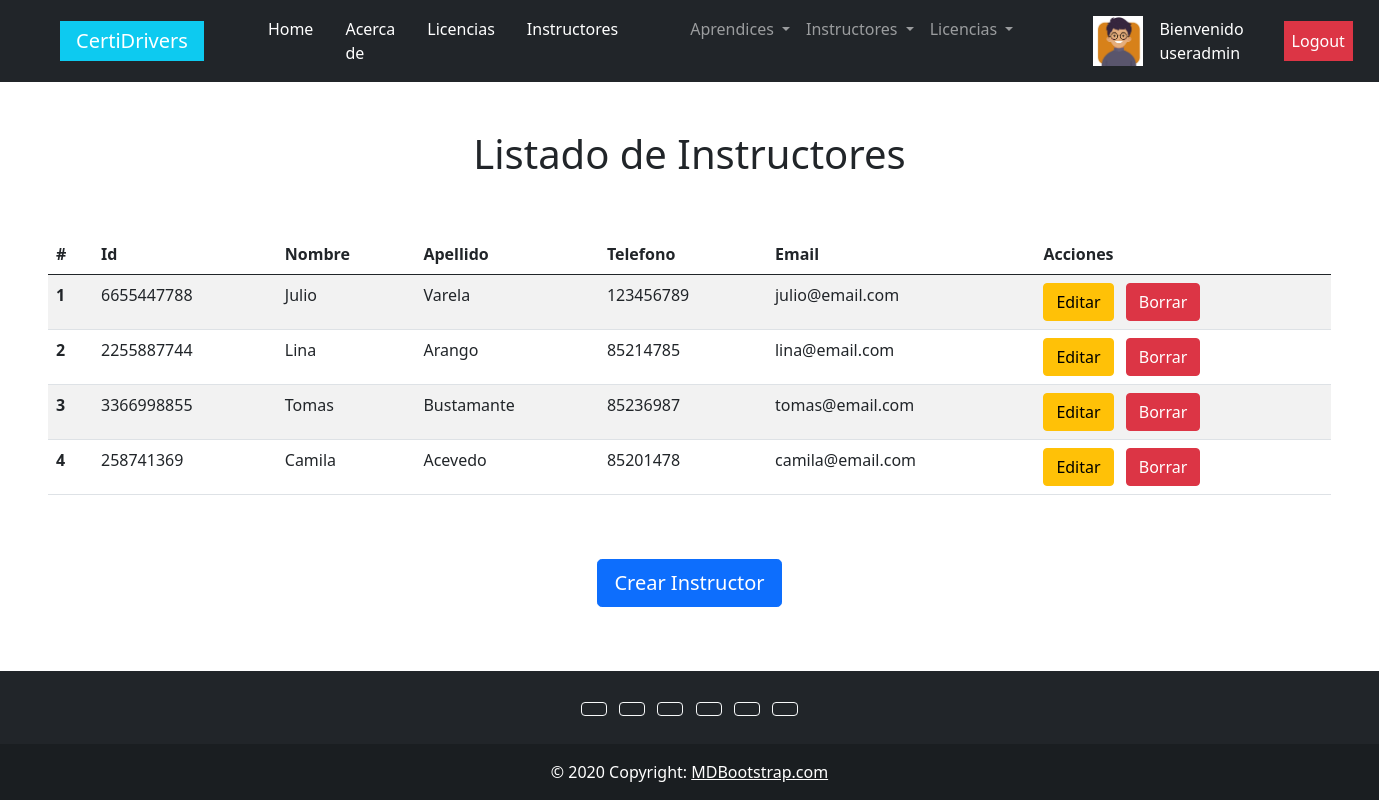
The app's page /instructores/list_instructores/ (signed in) with its own data.
### users/models.py (models this page shows)
class UserProfile(models.Model):
    user = models.OneToOneField(User, on_delete=models.CASCADE, related_name='profile')
    phone = models.CharField(max_length=25, null=True, blank=True)
    birth_date = models.DateField(null=True, blank=True)
    profile_picture = models.ImageField(upload_to='profile_images', null=True, blank=True)

### instructores/models.py (models this page shows, shortened)
class Instructor(models.Model):
    identificacion = models.CharField(max_length=10, unique=True, default=None)
    nombre = models.CharField(max_length=50)
    apellido = models.CharField(max_length=50)
    email = models.EmailField(max_length=100)
    telefono = models.CharField(max_length=10)
    profile_picture = models.ImageField(upload_to='instructores', null=True, blank=True)
    is_active = models.BooleanField(default=True)
    class Meta:
        verbose_name ='Instructor'
        verbose_name_plural = "Instructores"

### instructores/views.py (the view)
# urls.py: path('list_instructores/', InstructorListView.as_view(), name='list_instructores'),
class InstructorListView(LoginRequiredMixin, UserPassesTestMixin, ListView):
    model = Instructor
    template_name = 'instructores/list_instructores.html'
    def test_func(self):
        return self.request.user.is_superuser

### templates/instructores/list_instructores.html (shortened to what this page needs)
{% extends "base.html" %}
{% block contenido %}
    <div class="mt-5 mx-5 d-flex flex-column align-items-center">
        <h1>Listado de Instructores</h1>
        <table class="table table-striped table-hover mt-5">
            <thead>
              <tr>
                <th scope="col">#</th>
                <th scope="col">Id</th>
                <th scope="col">Nombre</th>
                <th scope="col">Apellido</th>
                <th scope="col">Telefono</th>
                <th scope="col">Email</th>
                <th scope="col">Acciones</th>
              </tr>
            </thead>
            <tbody>
                {% for instructor in object_list %}
                    <tr>
                        <th scope="row">{{instructor.id}}</th>
                        <td>{{instructor.identificacion}}</td>
                        <td>{{instructor.nombre}}</td>
                        <td>{{instructor.apellido}}</td>
                        <td>{{instructor.telefono}}</td>
                        <td>{{instructor.email}}</td>
                        <td>
                            <div>
                                <a href="/instructores/update_instructores/{{instructor.id}}/" class="btn btn-warning me-2">Editar</a>
                                <a href="/instructores/delete_instructores/{{instructor.id}}/" class="btn btn-danger">Borrar</a>
                            </div>
                        </td>
                    </tr>
                {% endfor %}
            </tbody>
        </table>
        <a href="/instructores/create_instructores/" class="btn btn-primary btn-lg mt-5">Crear Instructor</a>
    </div>
{% endblock %}

### templates/base.html (shortened to what this page needs)
<!DOCTYPE html>
<html lang="en">
<head>
  <link href="https://cdn.jsdelivr.net/npm/bootstrap@5.0.2/dist/css/bootstrap.min.css" rel="stylesheet">
</head>
<body>
  <header>
    <nav class="navbar navbar-expand-lg navbar-dark bg-dark sticky-top">
      <div class="container-fluid">
        <a class="navbar-brand bg-info mx-5 px-3" href="/">CertiDrivers</a>
        <div class="collapse navbar-collapse" id="navbarNav">
          <ul class="navbar-nav">
            <li class="nav-item mx-2">
              <a class="nav-link active" aria-current="page" href="/">Home</a>
            </li>
            <li class="nav-item mx-2">
              <a class="nav-link active" aria-current="page" href="/about/">Acerca de</a>
            </li>
            {% if request.user.is_authenticated %}
              <li class="nav-item mx-2">
                <a class="nav-link active" aria-current="page" href="/licencias/">Licencias</a>
              </li>
              <li class="nav-item mx-2">
                <a class="nav-link active" aria-current="page" href="/instructores/display_instructores/">Instructores</a>
              </li>
              {% if request.user.is_superuser %}
                <li class="nav-item dropdown ms-5">
                  <a class="nav-link dropdown-toggle" href="#" id="navbarDropdown" role="button" data-bs-toggle="dropdown" aria-expanded="false">
                    Aprendices
                  </a>
                </li>
                <li class="nav-item dropdown">
                  <a class="nav-link dropdown-toggle" href="#" id="navbarDropdown" role="button" data-bs-toggle="dropdown" aria-expanded="false">
                    Instructores
                  </a>
                </li>
                <li class="nav-item dropdown">
                  <a class="nav-link dropdown-toggle" href="#" id="navbarDropdown" role="button" data-bs-toggle="dropdown" aria-expanded="false">
                    Licencias
                  </a>
                </li>
              {% endif %}
            {% endif %}
          </ul>
        </div>
        <div class="mx-5">
          <ul class="navbar-nav me-auto mb-2 mb-lg-0 d-flex align-items-center">
            {% if request.user.is_authenticated %}
              <li class="nav-item mx-3">
                <a class="nav-link active d-flex align-items-center" aria-current="page" href="/users/update/profile/">
                  {% if request.user.profile.profile_picture.url != '' %}
                    <img src="{{request.user.profile.profile_picture.url}}" alt="profile-picture" width="50px" height="50px">
                  {% endif %}
                  <div class="ms-3">Bienvenido {{request.user}}</div>
                </a>
              </li>
              <li class="nav-item mx-3">
                <a class="nav-link active bg-danger" aria-current="page" href="/users/logout/">Logout</a>
              </li>
            {% endif %}
          </ul>
        </div>
      </div>
    </nav>
  </header>
    <main>
        {% block contenido %}
        {% endblock %}
    </main>
    <footer>
        <footer class="bg-dark text-center text-white fixed-bottom">
            <div class="container p-4 pb-0">
              <section class="mb-4">
                <a class="btn btn-outline-light btn-floating m-1" href="#!" role="button"
                  ></a>
                <a class="btn btn-outline-light btn-floating m-1" href="#!" role="button"
                  ></a>
                <a class="btn btn-outline-light btn-floating m-1" href="#!" role="button"
                  ></a>
                <a class="btn btn-outline-light btn-floating m-1" href="#!" role="button"
                  ></a>
                <a class="btn btn-outline-light btn-floating m-1" href="#!" role="button"
                  ></a>
                <a class="btn btn-outline-light btn-floating m-1" href="#!" role="button"
                  ></a>
              </section>
            </div>
            <div class="text-center p-3" style="background-color: rgba(0, 0, 0, 0.2);">
              © 2020 Copyright:
              <a class="text-white" href="https://mdbootstrap.com/">MDBootstrap.com</a>
            </div>
          </footer>
    </footer>
</body>
</html>

### records on screen
Instructor: id "1", identificacion "6655447788", nombre "Julio", apellido "Varela", telefono "123456789", email "julio@email.com"
Instructor: id "2", identificacion "2255887744", nombre "Lina", apellido "Arango", telefono "85214785", email "lina@email.com"
Instructor: id "3", identificacion "3366998855", nombre "Tomas", apellido "Bustamante", telefono "85236987", email "tomas@email.com"
Instructor: id "4", identificacion "258741369", nombre "Camila", apellido "Acevedo", telefono "85201478", email "camila@email.com"

### other values on screen
{{ request.user }} "useradmin"
